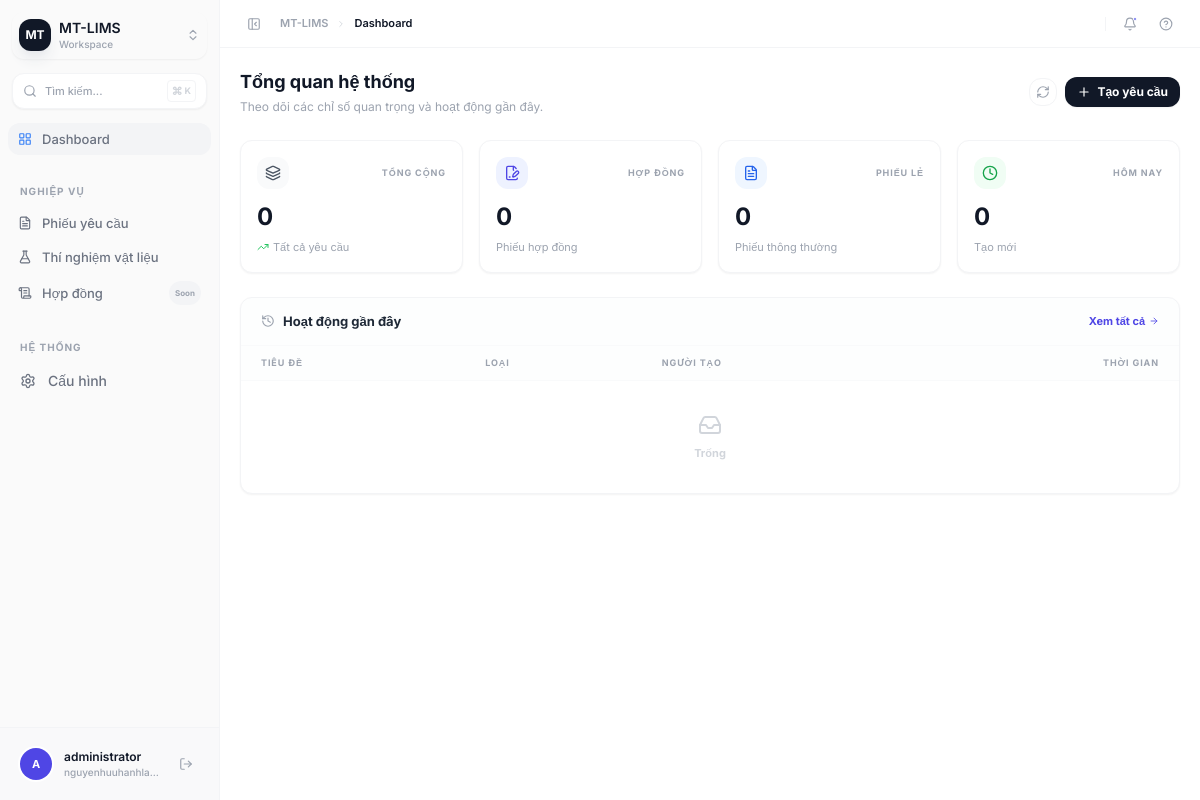
Before: / (signed in) with the older database file.
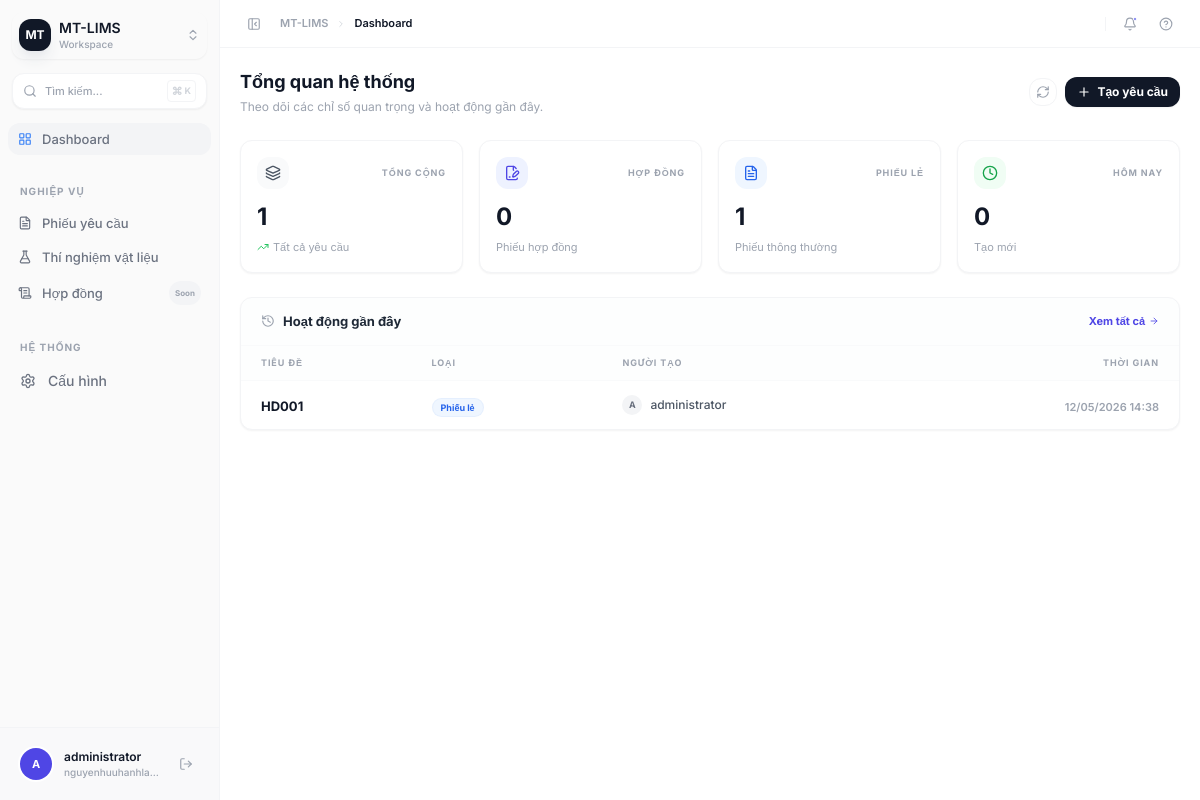
After: the same page with the newer database file.
### request_form/models.py (models this page shows, shortened)
class Request(models.Model):
    class RequestType(models.TextChoices):
        CONTRACT = "contract", "Contract"
        SLIP = "slip", "Slip"
    class Status(models.TextChoices):
        REVIEWING = "reviewing", "Đang xem xét"
        IN_PROGRESS = "in_progress", "Đang thực hiện"
        COMPLETED = "completed", "Hoàn tất"
        CANCELLED = "cancelled", "Hủy bỏ"
    title = models.CharField(max_length=255)
    type = models.CharField(
        max_length=20,
        choices=RequestType.choices,
        default=RequestType.SLIP,
    )
    status = models.CharField(
        max_length=20,
        choices=Status.choices,
        default=Status.REVIEWING,
    )
    created_by = models.ForeignKey(
        User,
        on_delete=models.PROTECT,
        related_name="requests",
    )
    content = models.TextField()
    participants = models.JSONField(default=list, blank=True)
    project_information = models.JSONField(default=dict, blank=True)
    requesting_unit = models.JSONField(default=dict, blank=True)
    created_at = models.DateTimeField(auto_now_add=True)
    updated_at = models.DateTimeField(auto_now=True)

### request_form/views.py (the view)
# urls.py: path("", dashboard, name="dashboard"),
@login_required
def dashboard(request):
    today = timezone.now().date()
    context = {
        "total_requests":  Request.objects.count(),
        "total_contracts": Request.objects.filter(type="contract").count(),
        "total_slips":     Request.objects.filter(type="slip").count(),
        "today_requests":  Request.objects.filter(created_at__date=today).count(),
        "recent_requests": Request.objects.order_by("-created_at")[:8],
    }
    return render(request, "dashboard.html", context)

### templates/dashboard.html (shortened to what the changed rows need)
{% extends "base.html" %}
{% block content %}
<div class="p-5 max-w-7xl mx-auto space-y-6">
  <div class="flex items-center justify-between">
    <div>
      <h1 class="text-lg font-bold text-gray-900">Tổng quan hệ thống</h1>
    </div>
  </div>
  <div class="grid grid-cols-1 md:grid-cols-2 lg:grid-cols-4 gap-4">
    <div class="bg-white border border-gray-100 rounded-xl p-4 shadow-sm hover:shadow-md transition-all group">
      <div class="flex items-center justify-between mb-3">
        <div class="w-8 h-8 rounded-lg bg-gray-50 flex items-center justify-center text-gray-600 group-hover:bg-gray-900 group-hover:text-white transition-all">
        </div>
        <span class="text-[9px] font-bold text-gray-400 uppercase tracking-widest">Tổng cộng</span>
      </div>
      <p class="text-2xl font-bold text-gray-900">{{ total_requests }}</p>
      <p class="text-[11px] text-gray-400 mt-1.5 flex items-center gap-1">
        <i data-lucide="trending-up" class="w-3 h-3 text-green-500"></i>
        Tất cả yêu cầu
      </p>
    </div>
    <div class="bg-white border border-gray-100 rounded-xl p-4 shadow-sm hover:shadow-md transition-all group">
      <div class="flex items-center justify-between mb-3">
        <div class="w-8 h-8 rounded-lg bg-blue-50 flex items-center justify-center text-blue-600 group-hover:bg-blue-600 group-hover:text-white transition-all">
        </div>
        <span class="text-[9px] font-bold text-gray-400 uppercase tracking-widest">Phiếu lẻ</span>
      </div>
      <p class="text-2xl font-bold text-gray-900">{{ total_slips }}</p>
      <p class="text-[11px] text-gray-400 mt-1.5">Phiếu thông thường</p>
    </div>
  </div>
  <div class="bg-white border border-gray-100 rounded-xl overflow-hidden shadow-sm">
    <div class="px-5 py-3.5 border-b border-gray-50 flex items-center justify-between bg-gray-50/30">
      <div class="flex items-center gap-2">
        <h2 class="text-[13px] font-bold text-gray-800">Hoạt động gần đây</h2>
      </div>
    </div>
    <div class="overflow-x-auto">
      <table class="w-full text-left">
        <thead>
          <tr class="bg-gray-50/30 border-b border-gray-50">
            <th class="px-5 py-2.5 text-[9px] font-bold text-gray-400 uppercase tracking-widest">Tiêu đề</th>
            <th class="px-5 py-2.5 text-[9px] font-bold text-gray-400 uppercase tracking-widest">Loại</th>
            <th class="px-5 py-2.5 text-[9px] font-bold text-gray-400 uppercase tracking-widest">Người tạo</th>
            <th class="px-5 py-2.5 text-[9px] font-bold text-gray-400 uppercase tracking-widest text-right">Thời gian</th>
          </tr>
        </thead>
        <tbody class="divide-y divide-gray-50">
          {% for req in recent_requests %}
          <tr class="hover:bg-gray-50/50 transition-colors group cursor-pointer" onclick="window.location='{% url 'request_list' %}'">
            <td class="px-5 py-3">
              <span class="text-[13px] font-bold text-gray-900 group-hover:text-indigo-600 transition-colors">{{ req.title }}</span>
            </td>
            <td class="px-5 py-3">
              {% if req.type == 'contract' %}
              <span class="inline-flex items-center px-2 py-0.5 rounded-full text-[9px] font-bold bg-indigo-50 text-indigo-600 border border-indigo-100/50">Hợp đồng</span>
              {% else %}
              <span class="inline-flex items-center px-2 py-0.5 rounded-full text-[9px] font-bold bg-blue-50 text-blue-600 border border-blue-100/50">Phiếu lẻ</span>
              {% endif %}
            </td>
            <td class="px-5 py-3">
              <div class="flex items-center gap-2">
                <div class="w-5 h-5 rounded-full bg-gray-100 flex items-center justify-center text-[9px] font-bold text-gray-500">
                  {{ req.created_by.username|slice:":1"|upper }}
                </div>
                <span class="text-[12px] text-gray-600 font-medium">{{ req.created_by.get_full_name|default:req.created_by.username }}</span>
              </div>
            </td>
            <td class="px-5 py-3 text-right">
              <span class="text-[11px] text-gray-400 font-semibold">{{ req.created_at|date:"d/m/Y H:i" }}</span>
            </td>
          </tr>
          {% empty %}
          <tr>
            <td colspan="4" class="px-5 py-8 text-center">
              <div class="flex flex-col items-center gap-2 text-gray-300">
                <i data-lucide="inbox" class="w-6 h-6"></i>
                <p class="text-[11px] font-bold">Trống</p>
              </div>
            </td>
          </tr>
          {% endfor %}
        </tbody>
      </table>
    </div>
  </div>
</div>
{% endblock %}

Changed rows visible on the page:
added Request: title "HD001", type "Phiếu lẻ", created_by.username "A", created_by.get_full_name "administrator", created_at "12/05/2026 14:38"
Other visible differences:
{{ total_requests }}: "0" → "1"
{{ total_slips }}: "0" → "1"
text no longer shown: "Trống"
